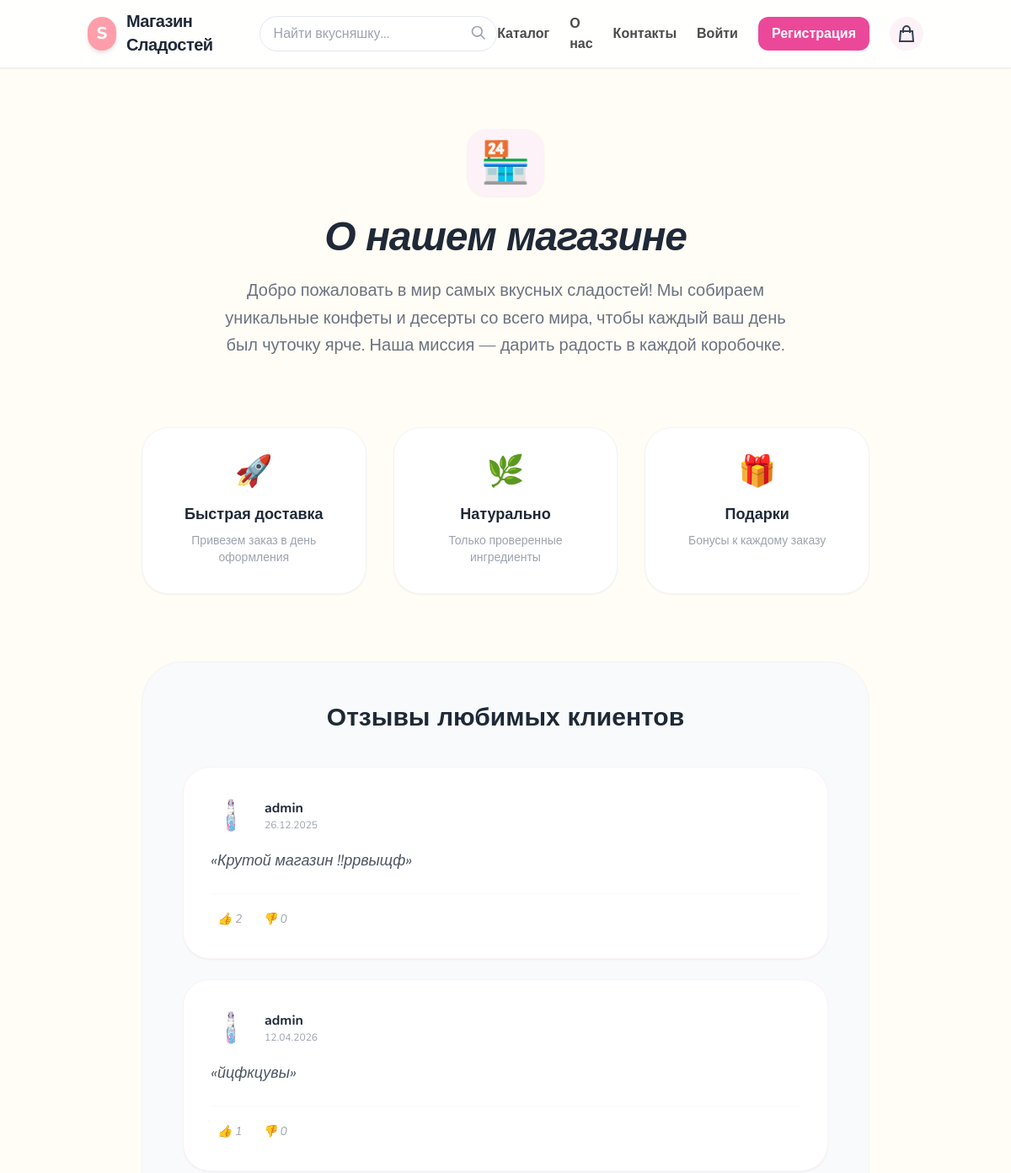
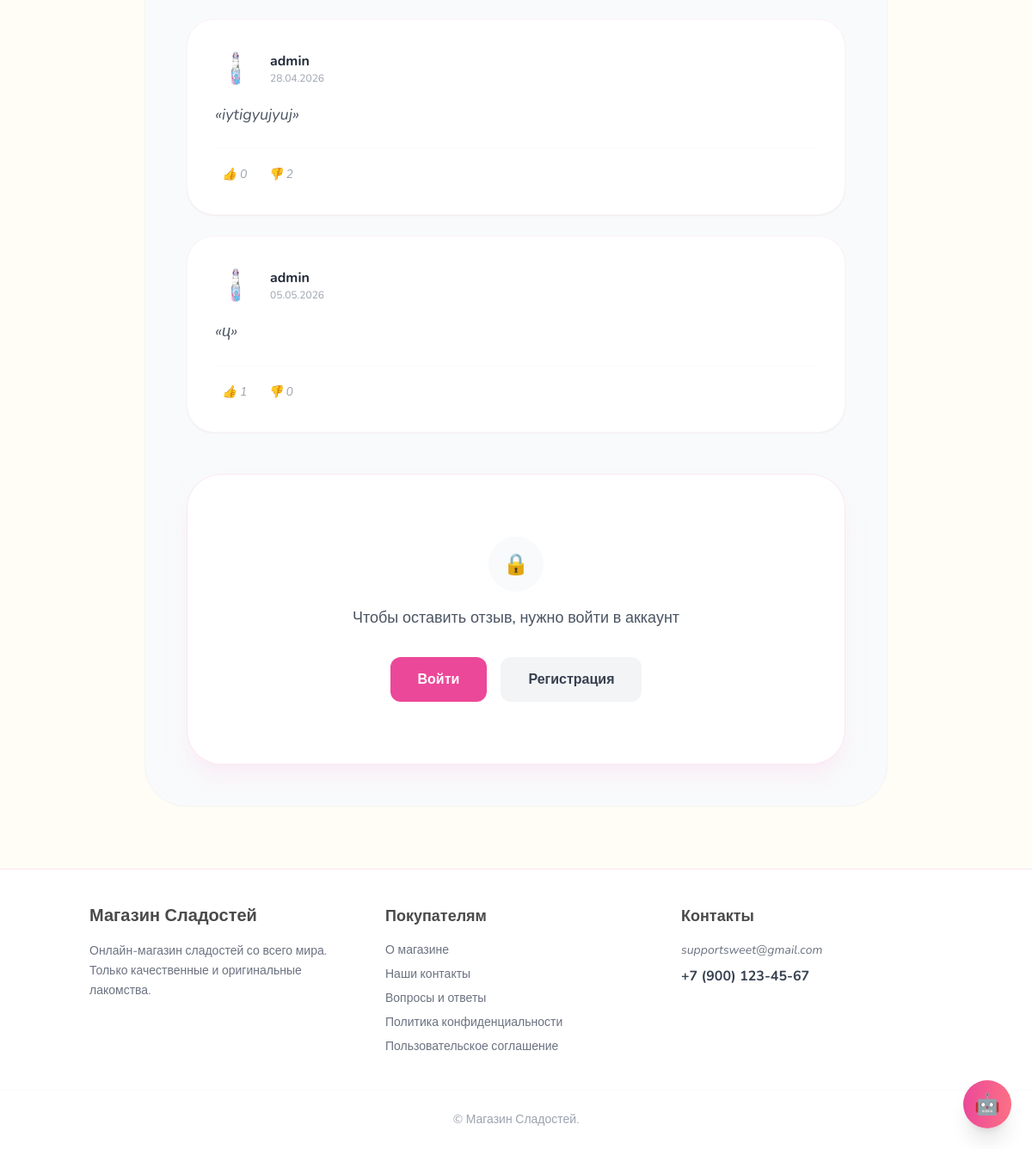
The page /store/about/ on the database its author committed (2 pictures, top to bottom).
### store/models.py (models this page shows, shortened)
class ShopReview(models.Model):
    user = models.ForeignKey(
        settings.AUTH_USER_MODEL,
        on_delete=models.CASCADE,
        verbose_name="Пользователь"
    )
    text = models.TextField(verbose_name="Текст отзыва")
    created_at = models.DateTimeField(auto_now_add=True, verbose_name="Дата создания")
    is_approved = models.BooleanField(default=False, verbose_name="Одобрено админом")
    class Meta:
        verbose_name = "Отзыв о магазине"
        verbose_name_plural = "Отзывы о магазине"
        ordering = ['-created_at']

### users/models.py (models this page shows, shortened)
class CustomUser(AbstractUser):
    phone = models.CharField("Телефон", max_length=30, blank=True)
    address = models.CharField("Адрес доставки", max_length=255, blank=True)
    bonus_points = models.DecimalField("Бонусы", max_digits=10, decimal_places=2, default=0)
    avatar = models.ImageField(upload_to="avatars/", blank=True, null=True)

### store/views.py (the view, shortened to what this page needs)
# urls.py: path("about/", views.about_page, name="about"),
def about_page(request):
    reviews = ShopReview.objects.filter(is_approved=True).annotate(
        likes_count=Count('reactions', filter=Q(reactions__value=1)),
        dislikes_count=Count('reactions', filter=Q(reactions__value=-1)),
    ).select_related('user')
    if request.user.is_authenticated:
        user_reactions = ReviewReaction.objects.filter(
            user=request.user,
            review__in=reviews
        )
        reaction_map = {r.review_id: r.value for r in user_reactions}
        for review in reviews:
            review.user_reaction = reaction_map.get(review.id, 0)
    else:
        for review in reviews:
            review.user_reaction = 0
    return render(request, 'pages/about.html', {
        'reviews': reviews
    })

### cart/cart.py (called while the page is built)
    def __len__(self):
        return sum(item["quantity"] for item in self.cart.values())

### cart/context_processors.py (called while the page is built)
def cart_counter(request):
    cart = Cart(request)
    return {"cart_counter": len(cart)}

### store/context_processors.py (called while the page is built)
def categories_processor(request):
    return {
        "categories": Category.objects.all()
    }

### templates/pages/about.html (shortened to what this page needs)
{% extends "base.html" %}
{% block content %}
<div class="max-w-4xl mx-auto py-10 px-4">
    <section class="text-center mb-20">
        <div class="inline-block p-4 bg-pink-50 rounded-3xl mb-6 shadow-sm transform hover:scale-105 transition duration-300">
            <span class="text-5xl">🏪</span>
        </div>
        <h1 class="text-5xl font-black text-gray-800 mb-6 italic tracking-tight">О нашем магазине</h1>
        <p class="text-xl text-gray-500 leading-relaxed max-w-2xl mx-auto">
            Добро пожаловать в мир самых вкусных сладостей! Мы собираем уникальные конфеты и десерты со всего мира,
            чтобы каждый ваш день был чуточку ярче. Наша миссия — дарить радость в каждой коробочке.
        </p>
    </section>
    <div class="grid md:grid-cols-3 gap-8 mb-20 text-center">
        <div class="p-8 bg-white rounded-[2rem] border border-gray-100 shadow-sm hover:shadow-md transition-shadow duration-300">
            <div class="text-4xl mb-4">🚀</div>
            <h3 class="font-bold text-gray-800 mb-2 text-lg">Быстрая доставка</h3>
            <p class="text-sm text-gray-400">Привезем заказ в день оформления</p>
        </div>
        <div class="p-8 bg-white rounded-[2rem] border border-gray-100 shadow-sm hover:shadow-md transition-shadow duration-300">
            <div class="text-4xl mb-4">🌿</div>
            <h3 class="font-bold text-gray-800 mb-2 text-lg">Натурально</h3>
            <p class="text-sm text-gray-400">Только проверенные ингредиенты</p>
        </div>
        <div class="p-8 bg-white rounded-[2rem] border border-gray-100 shadow-sm hover:shadow-md transition-shadow duration-300">
            <div class="text-4xl mb-4">🎁</div>
            <h3 class="font-bold text-gray-800 mb-2 text-lg">Подарки</h3>
            <p class="text-sm text-gray-400">Бонусы к каждому заказу</p>
        </div>
    </div>
    <section class="bg-gray-50 p-8 md:p-12 rounded-[3rem] border border-gray-100">
        <h2 class="text-3xl font-black text-gray-800 mb-10 text-center">Отзывы любимых клиентов</h2>
        <div class="space-y-6 mb-12">
            {% for review in reviews %}
            <div class="bg-white p-6 md:p-8 rounded-[2rem] shadow-sm hover:shadow-xl transition-all duration-300 border border-pink-50 relative group">
                    <div class="flex items-center gap-4 mb-4">
                    <div class="w-12 h-12 rounded-full overflow-hidden bg-gray-100">
                        {% if review.user.avatar %}
                        <img src="{{ review.user.avatar.url }}" class="w-full h-full object-cover">
                        {% else %}
                        <div class="w-full h-full flex items-center justify-center text-pink-600 font-bold">
                            {{ review.user.username|slice:":1"|upper }}
                        </div>
                        {% endif %}
                    </div>
                    <div>
                        <p class="font-bold text-gray-800">{{ review.user.username }}</p>
                        <p class="text-xs text-gray-400">
                        {{ review.created_at|date:"d.m.Y" }}
                        </p>
                    </div>
                    </div>
                <p class="text-gray-600 leading-relaxed text-lg italic mb-6">«{{ review.text }}»</p>
                <div class="pt-4 border-t border-gray-50 flex gap-4 items-center">
                    {% if user.is_authenticated %}
                        <button onclick="react(this.dataset.id, this.dataset.val)"
                                data-id="{{ review.id }}"
                                data-val="1"
                                id="like-btn-{{ review.id }}"
                                class="group flex items-center gap-2 px-4 py-2 rounded-full border transition-all duration-200
                                {% if review.user_reaction == 1 %}
                                    bg-green-100 border-green-200 text-green-800
                                {% else %}
                                    bg-gray-50 border-gray-100 hover:bg-green-50 hover:border-green-200
                                {% endif %}">
                            <span class="text-lg group-hover:scale-120 transition-transform">👍</span>
                            <span id="likes-{{ review.id }}" class="font-bold">
                                {{ review.likes_count }}
                            </span>
                        </button>
                        <button onclick="react(this.dataset.id, this.dataset.val)"
                                data-id="{{ review.id }}"
                                data-val="-1"
                                id="dislike-btn-{{ review.id }}"
                                class="group flex items-center gap-2 px-4 py-2 rounded-full border transition-all duration-200
                                {% if review.user_reaction == -1 %}
                                    bg-red-100 border-red-200 text-red-800
                                {% else %}
                                    bg-gray-50 border-gray-100 hover:bg-red-50 hover:border-red-200
                                {% endif %}">
                            <span class="text-lg group-hover:scale-120 transition-transform">👎</span>
                            <span id="dislikes-{{ review.id }}" class="font-bold">
                                {{ review.dislikes_count }}
                            </span>
                        </button>
                    {% else %}
                        <div class="flex gap-6 px-2 py-1 text-gray-400 text-sm italic">
                            <span title="Войдите, чтобы поставить лайк">👍 {{ review.likes_count }}</span>
                            <span title="Войдите, чтобы поставить дизлайк">👎 {{ review.dislikes_count }}</span>
                        </div>
                    {% endif %}
                </div>
            </div>
            {% empty %}
            <div class="text-center py-12 bg-white rounded-[2rem] border border-dashed border-pink-200">
                <span class="text-4xl mb-4 block">✨</span>
                <p class="text-gray-500 italic text-lg">Будьте первым, кто оставит отзыв!</p>
            </div>
            {% endfor %}
        </div>
        <div class="bg-white p-8 md:p-10 rounded-[2.5rem] shadow-xl shadow-pink-100/50 border border-pink-100 relative overflow-hidden">
            {% if user.is_authenticated %}
                <h3 class="text-2xl font-black text-gray-800 mb-6">Оставить отзыв</h3>
                <form method="POST" class="relative z-10">
                    {% csrf_token %}
                    <textarea name="text" rows="4" required
                              class="w-full p-5 rounded-2xl bg-gray-50 border border-gray-200 focus:ring-4 focus:ring-pink-100 focus:border-pink-300 focus:bg-white outline-none transition-all mb-6 text-gray-700 resize-none"
                              placeholder="Напишите пару добрых слов о нас..."></textarea>
                    <button type="submit"
                            class="w-full bg-gray-900 text-white py-4 rounded-2xl font-black text-lg hover:bg-pink-500 transform active:scale-[0.98] transition-all shadow-lg shadow-gray-200 hover:shadow-pink-200">
                        Опубликовать отзыв
                    </button>
                    <p class="text-[11px] text-gray-400 mt-5 text-center uppercase tracking-widest font-medium">
                        * Все отзывы проходят модерацию перед публикацией
                    </p>
                </form>
            {% else %}
                <div class="text-center py-8 relative z-10">
                    <div class="w-16 h-16 bg-gray-50 rounded-full flex items-center justify-center mx-auto mb-4 text-2xl">🔒</div>
                    <p class="text-gray-600 mb-8 font-medium text-lg">Чтобы оставить отзыв, нужно войти в аккаунт</p>
                    <div class="flex flex-col sm:flex-row gap-4 justify-center">
                        <a href="{% url 'users:login' %}" class="px-8 py-3.5 bg-pink-500 text-white rounded-xl font-bold hover:bg-pink-600 hover:shadow-lg hover:shadow-pink-200 transition-all">Войти</a>
                        <a href="{% url 'users:register' %}" class="px-8 py-3.5 bg-gray-100 text-gray-700 rounded-xl font-bold hover:bg-gray-200 transition-all">Регистрация</a>
                    </div>
                </div>
            {% endif %}
        </div>
    </section>
</div>
{% endblock %}

### templates/base.html (style rules this page uses)
body { background: #FFFDF5; color: #4A4A4A; font-family: 'Nunito', sans-serif; }

### rows shown on the page
ShopReview: user.avatar (picture), user.username "admin", created_at "26.12.2025", text "Крутой магазин !!ррвыщф", likes_count "2", dislikes_count "0"
ShopReview: user.avatar (picture), user.username "admin", created_at "12.04.2026", text "йцфкцувы", likes_count "1", dislikes_count "0"
ShopReview: user.avatar (picture), user.username "admin", created_at "28.04.2026", text "iytigyujyuj", likes_count "0", dislikes_count "2"
ShopReview: user.avatar (picture), user.username "admin", created_at "05.05.2026", text "ц", likes_count "1", dislikes_count "0"
